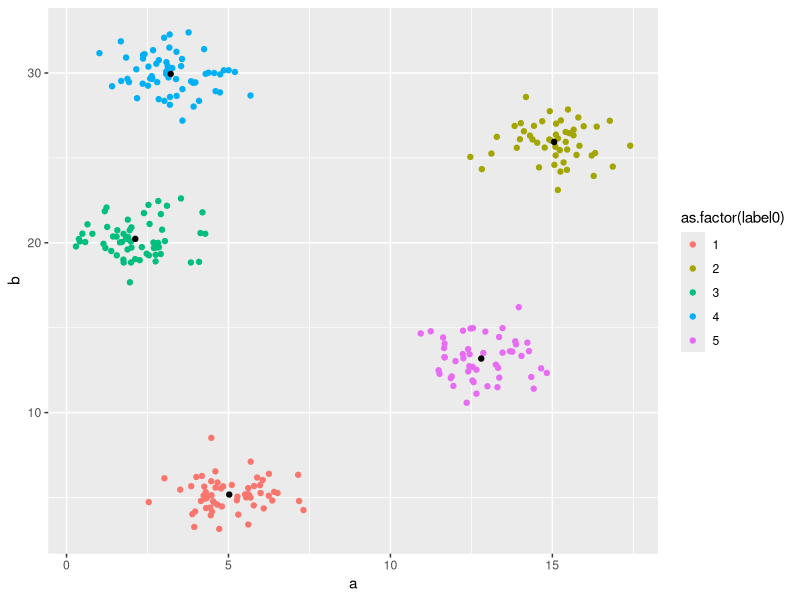

The R script that drew this image:
## ---- chunk 1
knitr::opts_chunk$set(echo = TRUE, include= TRUE, collapse = TRUE)
#默认的最大迭代次数为10
My_kmeans <- function(data,k,max.iter=10){
  
  rows <- nrow(data) 
  cols <- ncol(data) 
  
  within <- matrix(0,nrow=k,ncol=1) 
  between <- 0
  iter = 0
  
  #定义indexMatrix矩阵,第一列为每个数据所在的类，第二列为每个数据到其类中心的距离
  indexMatrix <- matrix(0,nrow=rows,ncol=2) 
  colnames(indexMatrix)<-c("category","dist_center")
  centers <- matrix(0,nrow=k,ncol=cols) 
  randSeveralInteger <- as.vector(sample(1:rows,size=k))
  #通过生成随机数的方式，得到初始的聚类中心
  #random numbers to get the inicial culster
  for(i in 1:k){
    indexMatrix[randSeveralInteger[i],1] <- i
    centers[i,] <- data[randSeveralInteger[i],]
    centers <- matrix(centers,k,cols)
  }
  changed = TRUE 
  
  while(changed){ 
    
    if(iter >= max.iter)
      break
    
    changed=FALSE
    
    #对每一个数据，计算其到各个类中心的距离，并将其划分到距离最近的类
    #to each data,calculate the distance to the center of every cluster, and classify
    for(i in 1:rows){ 
      initialDistance <- 10000 
      previousCluster <- indexMatrix[i,1]
      
      #遍历所有的类，将该数据划分到距离最近的类
      for(j in 1:k){ 
        currentDistance <- (sum((data[i,]-centers[j,])^2))^0.5
        if(currentDistance < initialDistance){
          initialDistance <- currentDistance 
          indexMatrix[i,1] <- j 
          indexMatrix[i,2] <- currentDistance 
        } 
      }
      
      #如果该数据所属的类发生了变化，则将changed设为TRUE，算法继续
      if(previousCluster!=indexMatrix[i,1]) 
        changed=TRUE
    }
    
    #重新计算类中心
    for(m in 1:k){
      clusterMatrix <- data[indexMatrix[,1]==m,] 
      clusterMatrix <- as.matrix(clusterMatrix)
      if(nrow(clusterMatrix)>0){ 
        centers[m,] <- colMeans(clusterMatrix) 
      } 
      else{
        centers[m,] <- centers[m,] 
      }    
    }
    iter = (iter+1)
  }
  index<-as.data.frame(indexMatrix)
  center_id<-matrix(centers,ncol=cols)
  clustermatrix<-as.data.frame(clusterMatrix)
  outcome=list(index,center_id,clustermatrix)
  return(outcome)
}

set.seed(100376272) 
a=c(rnorm(60,5,1), rnorm(50,15,1), rnorm(60,2,1), rnorm(60,3,1), rnorm(50,13,1)) 
b=c(rnorm(60,5,1), rnorm(50,26,1), rnorm(60,20,1), rnorm(60,30,1), rnorm(50,13,1)) 
x=data.frame(a,b)
label0<-c(rep(1,60),rep(2,50),rep(3,60),rep(4,60),rep(5,50))

min.max.norm <- function(x){
  ((x-min(x))/(max(x)-min(x)))
}
data <- apply(x,2,min.max.norm)
data

mykmeans=My_kmeans(x,5)
mykmeans

centerid<-mykmeans[[2]]
centerid
unlistid<-unlist(centerid)
unlistid
clusterid<-matrix(unlistid,ncol=2)
clusterid
clusterid<-data.frame(clusterid)

library(ggplot2)
ggplot()+geom_point(x,mapping=aes(x=a,y=b,color=as.factor(label0)))+
geom_point(clusterid,mapping=aes(x=X1,y=X2))

 
